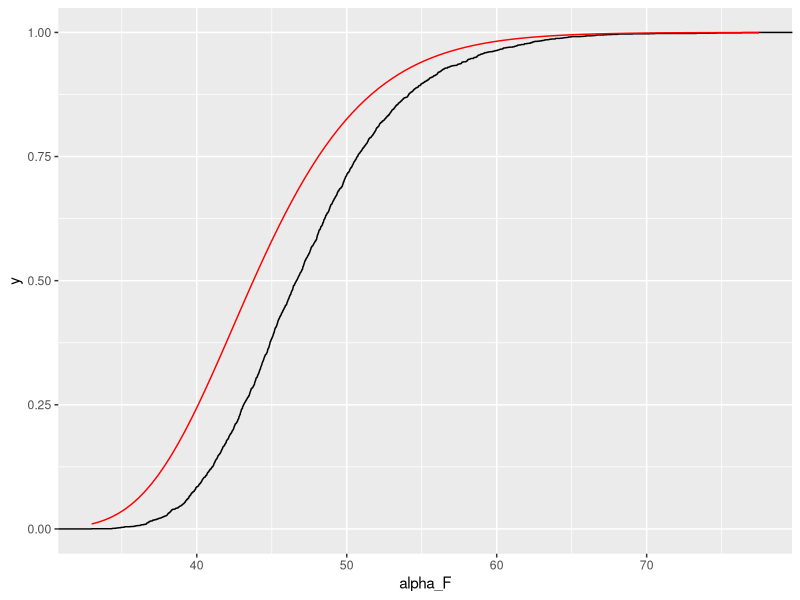
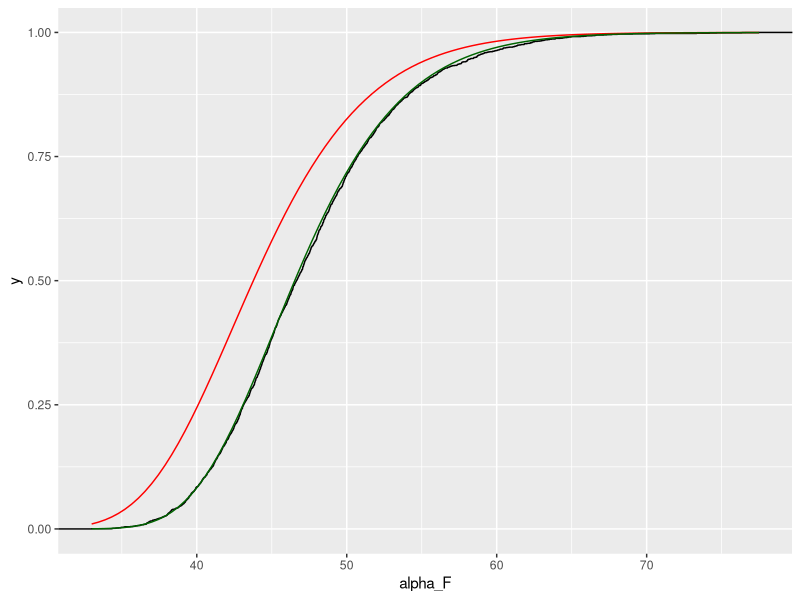

Source code (R) for these figures, in order:
## ---- chunk 1
#| warning: false
#| message: false
#| echo: false
library(tidyverse) # plotting, data organization
library(deSolve) # integrate differential equations
## ---- chunk 2
dt <- read_csv("code/simulations_feasibility_normal_iid.csv")
n <- 250
sd_a <- function(a) sqrt(n-1)/a^2
dt %>% ggplot(aes(x = alpha_F)) + stat_ecdf() + geom_function(fun = function(x) pnorm(x / sqrt(n-1))^n, colour = "red") 
## ---- chunk 3
dt <- read_csv("code/simulations_feasibility_normal_iid.csv")
n <- 250
sd_a <- function(a) sqrt(n-1)/a^2
dt %>% ggplot(aes(x = alpha_F)) + stat_ecdf() + geom_function(fun = function(x) pnorm(x / sqrt(n-1))^n, colour = "red") + geom_function(fun = function(x) pnorm(sqrt(x^2 / (n-1)-1))^n, colour = "darkgreen")
